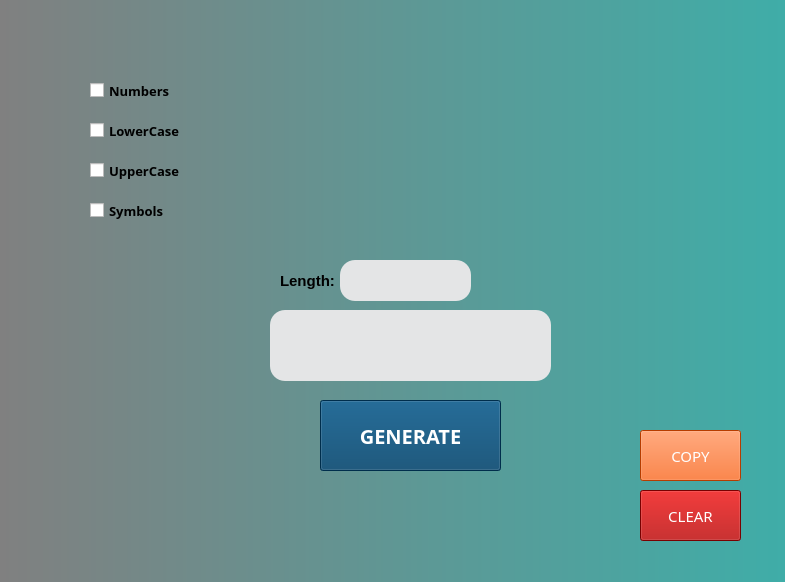
<?xml version="1.0" encoding="UTF-8"?>
<ui version="4.0">
 <class>MainWindow</class>
 <widget class="QMainWindow" name="MainWindow">
  <property name="geometry">
   <rect>
    <x>0</x>
    <y>0</y>
    <width>785</width>
    <height>582</height>
   </rect>
  </property>
  <property name="windowTitle">
   <string>MainWindow</string>
  </property>
  <property name="styleSheet">
   <string notr="true">background-color: qlineargradient(spread:pad, x1:0, y1:0, x2:1, y2:0, stop:0 #808080, stop:1 #3fada8);</string>
  </property>
  <widget class="QWidget" name="centralwidget">
   <widget class="QPushButton" name="generate_btn">
    <property name="geometry">
     <rect>
      <x>320</x>
      <y>400</y>
      <width>181</width>
      <height>71</height>
     </rect>
    </property>
    <property name="font">
     <font>
      <family>Yekan</family>
      <pointsize>15</pointsize>
      <weight>75</weight>
      <bold>true</bold>
     </font>
    </property>
    <property name="styleSheet">
     <string notr="true">QPushButton{
background-color: #00416A;
	color: rgb(255, 255, 255);
}
QPushButton:hover{
border-radius:20px;

}</string>
    </property>
    <property name="text">
     <string>GENERATE</string>
    </property>
   </widget>
   <widget class="QCheckBox" name="lower">
    <property name="geometry">
     <rect>
      <x>90</x>
      <y>110</y>
      <width>111</width>
      <height>41</height>
     </rect>
    </property>
    <property name="font">
     <font>
      <family>Segoe UI Semilight</family>
      <pointsize>10</pointsize>
      <weight>75</weight>
      <bold>true</bold>
      <strikeout>false</strikeout>
     </font>
    </property>
    <property name="whatsThis">
     <string/>
    </property>
    <property name="autoFillBackground">
     <bool>false</bool>
    </property>
    <property name="styleSheet">
     <string notr="true">background-color: none;
color:rgb(0, 0, 0);
</string>
    </property>
    <property name="text">
     <string>LowerCase</string>
    </property>
    <property name="tristate">
     <bool>false</bool>
    </property>
   </widget>
   <widget class="QCheckBox" name="upper">
    <property name="geometry">
     <rect>
      <x>90</x>
      <y>150</y>
      <width>111</width>
      <height>41</height>
     </rect>
    </property>
    <property name="font">
     <font>
      <family>Segoe UI Semilight</family>
      <pointsize>10</pointsize>
      <weight>75</weight>
      <bold>true</bold>
     </font>
    </property>
    <property name="styleSheet">
     <string notr="true">background-color: none;
color:rgb(0, 0, 0);
</string>
    </property>
    <property name="text">
     <string>UpperCase</string>
    </property>
   </widget>
   <widget class="QPushButton" name="pushButtonexit">
    <property name="geometry">
     <rect>
      <x>730</x>
      <y>10</y>
      <width>41</width>
      <height>41</height>
     </rect>
    </property>
    <property name="font">
     <font>
      <family>Tw Cen MT</family>
      <pointsize>11</pointsize>
     </font>
    </property>
    <property name="styleSheet">
     <string notr="true">QPushButton{
	background-color: none;
color: rgb(255, 255, 255);
border-radius:20px;
}
</string>
    </property>
    <property name="text">
     <string/>
    </property>
    <property name="icon">
     <iconset>
      <normaloff>../R (6).png</normaloff>../R (6).png</iconset>
    </property>
    <property name="iconSize">
     <size>
      <width>31</width>
      <height>31</height>
     </size>
    </property>
   </widget>
   <widget class="QLabel" name="label">
    <property name="geometry">
     <rect>
      <x>560</x>
      <y>120</y>
      <width>191</width>
      <height>111</height>
     </rect>
    </property>
    <property name="styleSheet">
     <string notr="true">background-color: none;</string>
    </property>
    <property name="text">
     <string/>
    </property>
    <property name="pixmap">
     <pixmap>../R (8).png</pixmap>
    </property>
    <property name="scaledContents">
     <bool>true</bool>
    </property>
   </widget>
   <widget class="QLabel" name="label_2">
    <property name="geometry">
     <rect>
      <x>0</x>
      <y>360</y>
      <width>301</width>
      <height>221</height>
     </rect>
    </property>
    <property name="styleSheet">
     <string notr="true">background-color: none;</string>
    </property>
    <property name="text">
     <string/>
    </property>
    <property name="pixmap">
     <pixmap>../R (7).png</pixmap>
    </property>
    <property name="scaledContents">
     <bool>true</bool>
    </property>
   </widget>
   <widget class="QTextEdit" name="pass_length">
    <property name="geometry">
     <rect>
      <x>340</x>
      <y>260</y>
      <width>131</width>
      <height>41</height>
     </rect>
    </property>
    <property name="styleSheet">
     <string notr="true">background-color: #E4E5E6;
border-radius:15px;</string>
    </property>
   </widget>
   <widget class="QTextEdit" name="generated_pass">
    <property name="geometry">
     <rect>
      <x>270</x>
      <y>310</y>
      <width>281</width>
      <height>71</height>
     </rect>
    </property>
    <property name="styleSheet">
     <string notr="true">background-color: #E4E5E6;
border-radius:15px;</string>
    </property>
   </widget>
   <widget class="QLabel" name="label_length">
    <property name="geometry">
     <rect>
      <x>280</x>
      <y>270</y>
      <width>61</width>
      <height>21</height>
     </rect>
    </property>
    <property name="font">
     <font>
      <family>Segoe UI Historic</family>
      <pointsize>11</pointsize>
      <weight>75</weight>
      <bold>true</bold>
     </font>
    </property>
    <property name="styleSheet">
     <string notr="true">background-color:none;</string>
    </property>
    <property name="text">
     <string>Length:</string>
    </property>
   </widget>
   <widget class="QPushButton" name="pushButton">
    <property name="geometry">
     <rect>
      <x>640</x>
      <y>430</y>
      <width>101</width>
      <height>51</height>
     </rect>
    </property>
    <property name="font">
     <font>
      <family>Segoe MDL2 Assets</family>
      <pointsize>11</pointsize>
     </font>
    </property>
    <property name="styleSheet">
     <string notr="true">background-color: rgb(255, 85, 0);
color: rgb(255, 255, 255);</string>
    </property>
    <property name="text">
     <string>COPY</string>
    </property>
   </widget>
   <widget class="QPushButton" name="clear_btn">
    <property name="geometry">
     <rect>
      <x>640</x>
      <y>490</y>
      <width>101</width>
      <height>51</height>
     </rect>
    </property>
    <property name="font">
     <font>
      <family>Segoe MDL2 Assets</family>
      <pointsize>11</pointsize>
     </font>
    </property>
    <property name="styleSheet">
     <string notr="true">background-color: rgb(170, 0, 0);
color: rgb(255, 255, 255);</string>
    </property>
    <property name="text">
     <string>CLEAR</string>
    </property>
   </widget>
   <widget class="QCheckBox" name="check_syms">
    <property name="geometry">
     <rect>
      <x>90</x>
      <y>190</y>
      <width>111</width>
      <height>41</height>
     </rect>
    </property>
    <property name="font">
     <font>
      <family>Segoe UI Semilight</family>
      <pointsize>10</pointsize>
      <weight>75</weight>
      <bold>true</bold>
     </font>
    </property>
    <property name="styleSheet">
     <string notr="true">background-color: none;
color:rgb(0, 0, 0);
</string>
    </property>
    <property name="text">
     <string>Symbols</string>
    </property>
   </widget>
   <widget class="QCheckBox" name="check_num">
    <property name="geometry">
     <rect>
      <x>90</x>
      <y>70</y>
      <width>111</width>
      <height>41</height>
     </rect>
    </property>
    <property name="font">
     <font>
      <family>Segoe UI Semilight</family>
      <pointsize>10</pointsize>
      <weight>75</weight>
      <bold>true</bold>
     </font>
    </property>
    <property name="styleSheet">
     <string notr="true">background-color: none;
color:rgb(0, 0, 0);
</string>
    </property>
    <property name="text">
     <string>Numbers</string>
    </property>
   </widget>
  </widget>
 </widget>
 <resources/>
 <connections>
  <connection>
   <sender>pushButtonexit</sender>
   <signal>clicked()</signal>
   <receiver>MainWindow</receiver>
   <slot>close()</slot>
   <hints>
    <hint type="sourcelabel">
     <x>750</x>
     <y>30</y>
    </hint>
    <hint type="destinationlabel">
     <x>392</x>
     <y>290</y>
    </hint>
   </hints>
  </connection>
  <connection>
   <sender>pushButton</sender>
   <signal>clicked()</signal>
   <receiver>generated_pass</receiver>
   <slot>copy()</slot>
   <hints>
    <hint type="sourcelabel">
     <x>690</x>
     <y>455</y>
    </hint>
    <hint type="destinationlabel">
     <x>410</x>
     <y>345</y>
    </hint>
   </hints>
  </connection>
 </connections>
</ui>
